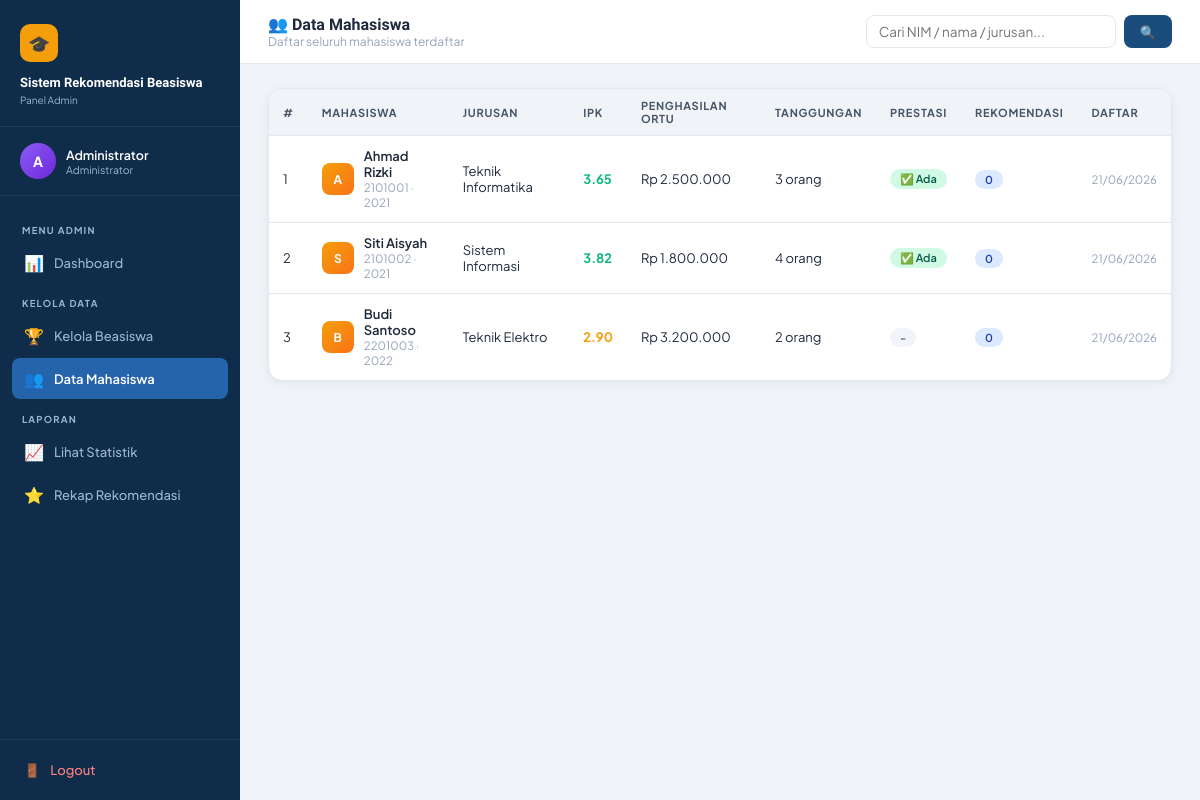
Page /mahasiswa.php (signed in) on the committed database.
### tables this page shows
CREATE TABLE IF NOT EXISTS mahasiswa (
    id_mahasiswa INT AUTO_INCREMENT PRIMARY KEY,
    nim VARCHAR(20) NOT NULL UNIQUE,
    nama VARCHAR(100) NOT NULL,
    jurusan VARCHAR(100),
    angkatan YEAR,
    ipk DECIMAL(3,2) DEFAULT 0.00,
    penghasilan_orangtua DECIMAL(15,2) DEFAULT 0,
    jumlah_tanggungan INT DEFAULT 0,
    prestasi TEXT,
    aktif_organisasi ENUM('ya','tidak') DEFAULT 'tidak',
    skor_toefl INT DEFAULT 0,
    skor_ielts DECIMAL(3,1) DEFAULT 0.0,
    username_mhs VARCHAR(50) NOT NULL UNIQUE,
    password_mhs VARCHAR(255) NOT NULL,
    created_at TIMESTAMP DEFAULT CURRENT_TIMESTAMP,
    updated_at TIMESTAMP DEFAULT CURRENT_TIMESTAMP ON UPDATE CURRENT_TIMESTAMP
);

### config.php (called while the page is built, shortened)
<?php
function sanitize($conn, $data) {
    return $conn->real_escape_string(htmlspecialchars(strip_tags(trim($data))));
}
function formatRupiah($angka) {
    return 'Rp ' . number_format($angka, 0, ',', '.');
}
?>

### mahasiswa.php (the view, shortened to what this page needs)
<?php
require_once 'config.php';
$search = sanitize($conn, $_GET['q'] ?? '');
$where = $search ? "WHERE nim LIKE '%$search%' OR nama LIKE '%$search%' OR jurusan LIKE '%$search%'" : '';
$mahasiswas = $conn->query("
    SELECT m.*,
           (SELECT COUNT(*) FROM rekomendasi_beasiswa WHERE id_mahasiswa=m.id_mahasiswa AND status='direkomendasikan') as total_rekomen
    FROM mahasiswa m $where
    ORDER BY m.created_at DESC
");
?>
<!DOCTYPE html>
<html lang="id">
<head>
<link rel="stylesheet" href="style.css">
</head>
<body>
<div class="app-wrapper">
  <?php include 'sidebar_admin.php'; ?>
  <div class="main-content">
    <div class="topbar">
      <div class="topbar-left">
        <h1>👥 Data Mahasiswa</h1>
        <p>Daftar seluruh mahasiswa terdaftar</p>
      </div>
      <div class="topbar-right">
        <form method="GET" style="display:flex;gap:8px">
          <input type="text" name="q" value="<?= htmlspecialchars($search) ?>" placeholder="Cari NIM / nama / jurusan..." class="form-control" style="width:250px;padding:7px 12px">
          <button type="submit" class="btn btn-primary">🔍</button>
        </form>
      </div>
    </div>
    <div class="page-content">
      <div class="card">
        <div class="card-body" style="padding:0">
          <div class="table-wrap">
            <table>
              <thead>
                <tr>
                  <th>#</th>
                  <th>Mahasiswa</th>
                  <th>Jurusan</th>
                  <th>IPK</th>
                  <th>Penghasilan Ortu</th>
                  <th>Tanggungan</th>
                  <th>Prestasi</th>
                  <th>Rekomendasi</th>
                  <th>Daftar</th>
                </tr>
              </thead>
              <tbody>
                <?php $no = 1; while ($m = $mahasiswas->fetch_assoc()): ?>
                <tr>
                  <td><?= $no++ ?></td>
                  <td>
                    <div style="display:flex;align-items:center;gap:10px">
                      <div class="user-avatar" style="width:32px;height:32px;font-size:12px;border-radius:8px"><?= strtoupper(substr($m['nama'],0,1)) ?></div>
                      <div>
                        <div style="font-weight:600"><?= htmlspecialchars($m['nama']) ?></div>
                        <div style="font-size:11.5px;color:var(--text-light)"><?= $m['nim'] ?> · <?= $m['angkatan'] ?></div>
                      </div>
                    </div>
                  </td>
                  <td><?= htmlspecialchars($m['jurusan'] ?: '-') ?></td>
                  <td>
                    <?php $ipk = $m['ipk']; $ipk_color = $ipk >= 3.5 ? 'var(--accent2)' : ($ipk >= 3.0 ? 'var(--primary)' : ($ipk > 0 ? 'var(--accent)' : 'var(--text-light)')); ?>
                    <strong style="color:<?= $ipk_color ?>"><?= $ipk > 0 ? number_format($ipk,2) : '-' ?></strong>
                  </td>
                  <td><?= $m['penghasilan_orangtua'] > 0 ? formatRupiah($m['penghasilan_orangtua']) : '-' ?></td>
                  <td><?= $m['jumlah_tanggungan'] > 0 ? $m['jumlah_tanggungan'].' orang' : '-' ?></td>
                  <td><?= !empty($m['prestasi']) ? '<span class="badge badge-green">✅ Ada</span>' : '<span class="badge badge-gray">-</span>' ?></td>
                  <td><span class="badge badge-blue"><?= $m['total_rekomen'] ?></span></td>
                  <td style="font-size:11.5px;color:var(--text-light)"><?= date('d/m/Y', strtotime($m['created_at'])) ?></td>
                </tr>
                <?php endwhile; ?>
              </tbody>
            </table>
          </div>
        </div>
      </div>
    </div>
  </div>
</div>
</body>
</html>

### style.css (style rules this page uses)
:root { --primary: #1a4d7c; --primary-light: #2563ab; --primary-dark: #0f2d4a; --accent: #f59e0b; --accent2: #10b981; --accent3: #ef4444; --accent4: #8b5cf6; --sidebar-bg: #0f2d4a; --sidebar-hover: #1a4d7c; --sidebar-active: #2563ab; --sidebar-text: #94b8d4; --sidebar-text-active: #ffffff; --content-bg: #f0f4f8; --card-bg: #ffffff; --text-dark: #1e293b; --text-mid: #475569; --text-light: #94a3b8; --border: #e2e8f0; --shadow: 0 4px 24px rgba(15,45,74,0.10); --shadow-sm: 0 2px 8px rgba(15,45,74,0.07); --radius: 14px; --radius-sm: 8px; --sidebar-width: 240px; --topbar-height: 64px; }
* { margin: 0; padding: 0; box-sizing: border-box; }
body { font-family: 'Plus Jakarta Sans', sans-serif; background: var(--content-bg); color: var(--text-dark); min-height: 100vh; font-size: 14px; }
.app-wrapper { display: flex; min-height: 100vh; }
.user-avatar { width: 36px; height: 36px; border-radius: 50%; background: linear-gradient(135deg, var(--accent), #f97316); display: flex; align-items: center; justify-content: center; font-size: 14px; font-weight: 700; color: white; flex-shrink: 0; }
.main-content { margin-left: var(--sidebar-width); flex: 1; display: flex; flex-direction: column; min-height: 100vh; }
.topbar { height: var(--topbar-height); background: var(--card-bg); border-bottom: 1px solid var(--border); display: flex; align-items: center; justify-content: space-between; padding: 0 28px; position: sticky; top: 0; z-index: 50; }
.topbar-left h1 { font-family: 'Sora', sans-serif; font-size: 16px; font-weight: 700; color: var(--text-dark); }
.topbar-left p { font-size: 12px; color: var(--text-light); }
.topbar-right { display: flex; align-items: center; gap: 12px; }
.page-content { padding: 24px 28px; flex: 1; }
.card { background: var(--card-bg); border-radius: var(--radius); border: 1px solid var(--border); box-shadow: var(--shadow-sm); overflow: hidden; }
.card-body { padding: 20px; }
.table-wrap { overflow-x: auto; }
table { width: 100%; border-collapse: collapse; }
thead th { background: var(--content-bg); padding: 10px 14px; font-size: 11px; font-weight: 700; text-transform: uppercase; letter-spacing: 0.7px; color: var(--text-mid); text-align: left; border-bottom: 1px solid var(--border); }
tbody tr { border-bottom: 1px solid var(--border); transition: background 0.15s; }
tbody td { padding: 12px 14px; font-size: 13px; color: var(--text-dark); vertical-align: middle; }
tbody tr:last-child { border-bottom: none; }
.badge { display: inline-flex; align-items: center; padding: 3px 10px; border-radius: 20px; font-size: 11px; font-weight: 600; }
.badge-green { background: #d1fae5; color: #065f46; }
.badge-blue { background: #dbeafe; color: #1e40af; }
.badge-gray { background: #f1f5f9; color: #475569; }
.btn { display: inline-flex; align-items: center; gap: 6px; padding: 8px 16px; border-radius: 8px; font-size: 13px; font-weight: 600; cursor: pointer; border: none; transition: all 0.2s; text-decoration: none; font-family: 'Plus Jakarta Sans', sans-serif; }
.btn-primary { background: var(--primary); color: white; }
.form-control { width: 100%; padding: 10px 14px; border: 1.5px solid var(--border); border-radius: 8px; font-size: 13.5px; color: var(--text-dark); background: white; font-family: 'Plus Jakarta Sans', sans-serif; transition: border-color 0.2s, box-shadow 0.2s; }

### rows in the picture
mahasiswa: nama "A", nama "Ahmad Rizki", nim "2101001", angkatan "2021", jurusan "Teknik Informatika", ipk "3.65", penghasilan_orangtua "Rp 2.500.000", jumlah_tanggungan "3", shows "✅ Ada", total_rekomen "0", created_at "21/06/2026"
mahasiswa: nama "S", nama "Siti Aisyah", nim "2101002", angkatan "2021", jurusan "Sistem Informasi", ipk "3.82", penghasilan_orangtua "Rp 1.800.000", jumlah_tanggungan "4", shows "✅ Ada", total_rekomen "0", created_at "21/06/2026"
mahasiswa: nama "B", nama "Budi Santoso", nim "2201003", angkatan "2022", jurusan "Teknik Elektro", ipk "2.90", penghasilan_orangtua "Rp 3.200.000", jumlah_tanggungan "2", total_rekomen "0", created_at "21/06/2026"

### other values in the picture
substr($_SESSION['admin_nama'], 0, 1) "A"
$_SESSION['admin_nama'] "Administrator"
